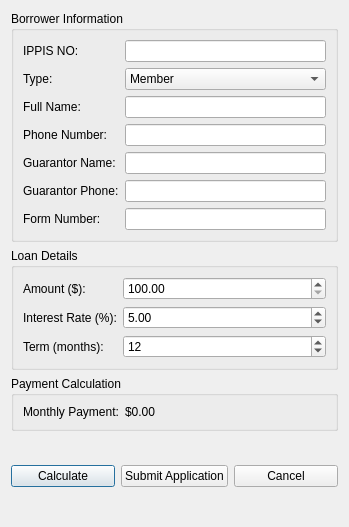
<?xml version="1.0" encoding="UTF-8"?>
<ui version="4.0">
 <class>LoanDialog</class>
 <widget class="QDialog" name="LoanDialog">
  <property name="geometry">
   <rect>
    <x>0</x>
    <y>0</y>
    <width>349</width>
    <height>527</height>
   </rect>
  </property>
  <property name="windowTitle">
   <string>New Loan Application</string>
  </property>
  <layout class="QVBoxLayout" name="verticalLayout">
   <item>
    <widget class="QGroupBox" name="borrower_group">
     <property name="title">
      <string>Borrower Information</string>
     </property>
     <layout class="QFormLayout" name="formLayout">
      <item row="3" column="0">
       <widget class="QLabel" name="label_type">
        <property name="text">
         <string>Type:</string>
        </property>
       </widget>
      </item>
      <item row="3" column="1">
       <widget class="QComboBox" name="type_combo">
        <property name="toolTip">
         <string>Select if this is a member or new non-member</string>
        </property>
        <item>
         <property name="text">
          <string>Member</string>
         </property>
        </item>
        <item>
         <property name="text">
          <string>Non-Member</string>
         </property>
        </item>
       </widget>
      </item>
      <item row="4" column="0">
       <widget class="QLabel" name="label_name">
        <property name="text">
         <string>Full Name:</string>
        </property>
       </widget>
      </item>
      <item row="4" column="1">
       <widget class="QLineEdit" name="name_input"/>
      </item>
      <item row="5" column="0">
       <widget class="QLabel" name="label_phone">
        <property name="text">
         <string>Phone Number:</string>
        </property>
       </widget>
      </item>
      <item row="5" column="1">
       <widget class="QLineEdit" name="phone_input"/>
      </item>
      <item row="6" column="0">
       <widget class="QLabel" name="label_guarantor">
        <property name="text">
         <string>Guarantor Name:</string>
        </property>
       </widget>
      </item>
      <item row="6" column="1">
       <widget class="QLineEdit" name="guarantor_input"/>
      </item>
      <item row="7" column="0">
       <widget class="QLabel" name="label_guarantor_phone">
        <property name="text">
         <string>Guarantor Phone:</string>
        </property>
       </widget>
      </item>
      <item row="7" column="1">
       <widget class="QLineEdit" name="guarantor_phone_input"/>
      </item>
      <item row="8" column="0">
       <widget class="QLabel" name="label_form">
        <property name="text">
         <string>Form Number:</string>
        </property>
       </widget>
      </item>
      <item row="2" column="1">
       <widget class="QLineEdit" name="member_id_input"/>
      </item>
      <item row="2" column="0">
       <widget class="QLabel" name="label_ippis">
        <property name="text">
         <string>IPPIS NO:</string>
        </property>
       </widget>
      </item>
      <item row="8" column="1">
       <widget class="QLineEdit" name="form_number_input">
        <property name="sizePolicy">
         <sizepolicy hsizetype="Preferred" vsizetype="Preferred">
          <horstretch>0</horstretch>
          <verstretch>0</verstretch>
         </sizepolicy>
        </property>
        <property name="readOnly">
         <bool>true</bool>
        </property>
       </widget>
      </item>
     </layout>
    </widget>
   </item>
   <item>
    <widget class="QGroupBox" name="loan_group">
     <property name="title">
      <string>Loan Details</string>
     </property>
     <layout class="QFormLayout" name="formLayout_2">
      <item row="0" column="0">
       <widget class="QLabel" name="label_3">
        <property name="text">
         <string>Amount ($):</string>
        </property>
       </widget>
      </item>
      <item row="0" column="1">
       <widget class="QDoubleSpinBox" name="amount_input">
        <property name="minimum">
         <double>100.000000000000000</double>
        </property>
        <property name="maximum">
         <double>1000000.000000000000000</double>
        </property>
       </widget>
      </item>
      <item row="1" column="0">
       <widget class="QLabel" name="label_4">
        <property name="text">
         <string>Interest Rate (%):</string>
        </property>
       </widget>
      </item>
      <item row="1" column="1">
       <widget class="QDoubleSpinBox" name="rate_input">
        <property name="minimum">
         <double>1.000000000000000</double>
        </property>
        <property name="maximum">
         <double>25.000000000000000</double>
        </property>
        <property name="value">
         <double>5.000000000000000</double>
        </property>
       </widget>
      </item>
      <item row="2" column="0">
       <widget class="QLabel" name="label_5">
        <property name="text">
         <string>Term (months):</string>
        </property>
       </widget>
      </item>
      <item row="2" column="1">
       <widget class="QSpinBox" name="term_input">
        <property name="minimum">
         <number>1</number>
        </property>
        <property name="maximum">
         <number>60</number>
        </property>
        <property name="value">
         <number>12</number>
        </property>
       </widget>
      </item>
     </layout>
    </widget>
   </item>
   <item>
    <widget class="QGroupBox" name="payment_group">
     <property name="title">
      <string>Payment Calculation</string>
     </property>
     <layout class="QFormLayout" name="formLayout_3">
      <item row="0" column="0">
       <widget class="QLabel" name="label_6">
        <property name="text">
         <string>Monthly Payment:</string>
        </property>
       </widget>
      </item>
      <item row="0" column="1">
       <widget class="QLabel" name="payment_label">
        <property name="text">
         <string>$0.00</string>
        </property>
       </widget>
      </item>
     </layout>
    </widget>
   </item>
   <item>
    <layout class="QHBoxLayout" name="horizontalLayout">
     <item>
      <spacer name="horizontalSpacer">
       <property name="orientation">
        <enum>Qt::Orientation::Vertical</enum>
       </property>
       <property name="sizeType">
        <enum>QSizePolicy::Policy::Expanding</enum>
       </property>
       <property name="sizeHint" stdset="0">
        <size>
         <width>0</width>
         <height>0</height>
        </size>
       </property>
      </spacer>
     </item>
     <item>
      <widget class="QPushButton" name="calculate_btn">
       <property name="text">
        <string>Calculate</string>
       </property>
      </widget>
     </item>
     <item>
      <widget class="QPushButton" name="submit_btn">
       <property name="text">
        <string>Submit Application</string>
       </property>
      </widget>
     </item>
     <item>
      <widget class="QPushButton" name="cancel_btn">
       <property name="text">
        <string>Cancel</string>
       </property>
      </widget>
     </item>
    </layout>
   </item>
  </layout>
 </widget>
 <resources/>
 <connections/>
</ui>
